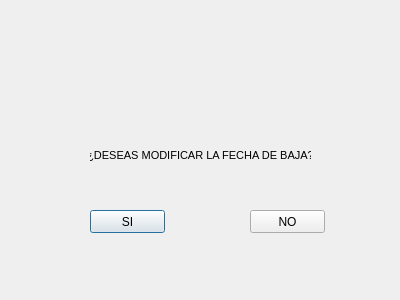
<?xml version="1.0" encoding="UTF-8"?>
<ui version="4.0">
 <class>dlgModificarBajaWindow</class>
 <widget class="QDialog" name="dlgModificarBajaWindow">
  <property name="geometry">
   <rect>
    <x>0</x>
    <y>0</y>
    <width>400</width>
    <height>300</height>
   </rect>
  </property>
  <property name="sizePolicy">
   <sizepolicy hsizetype="Fixed" vsizetype="Fixed">
    <horstretch>0</horstretch>
    <verstretch>0</verstretch>
   </sizepolicy>
  </property>
  <property name="minimumSize">
   <size>
    <width>400</width>
    <height>300</height>
   </size>
  </property>
  <property name="maximumSize">
   <size>
    <width>400</width>
    <height>300</height>
   </size>
  </property>
  <property name="windowTitle">
   <string>Dialog</string>
  </property>
  <widget class="QPushButton" name="btnModificarFechaSi">
   <property name="geometry">
    <rect>
     <x>90</x>
     <y>210</y>
     <width>75</width>
     <height>23</height>
    </rect>
   </property>
   <property name="sizePolicy">
    <sizepolicy hsizetype="Fixed" vsizetype="Fixed">
     <horstretch>0</horstretch>
     <verstretch>0</verstretch>
    </sizepolicy>
   </property>
   <property name="layoutDirection">
    <enum>Qt::LeftToRight</enum>
   </property>
   <property name="text">
    <string>SI</string>
   </property>
  </widget>
  <widget class="QLabel" name="label">
   <property name="geometry">
    <rect>
     <x>160</x>
     <y>40</y>
     <width>81</width>
     <height>81</height>
    </rect>
   </property>
   <property name="sizePolicy">
    <sizepolicy hsizetype="Fixed" vsizetype="Fixed">
     <horstretch>0</horstretch>
     <verstretch>0</verstretch>
    </sizepolicy>
   </property>
   <property name="layoutDirection">
    <enum>Qt::LeftToRight</enum>
   </property>
   <property name="text">
    <string/>
   </property>
   <property name="pixmap">
    <pixmap>../img/driver.ico</pixmap>
   </property>
   <property name="scaledContents">
    <bool>true</bool>
   </property>
  </widget>
  <widget class="QLabel" name="lblModificarFecha">
   <property name="geometry">
    <rect>
     <x>90</x>
     <y>140</y>
     <width>221</width>
     <height>31</height>
    </rect>
   </property>
   <property name="sizePolicy">
    <sizepolicy hsizetype="Fixed" vsizetype="Fixed">
     <horstretch>0</horstretch>
     <verstretch>0</verstretch>
    </sizepolicy>
   </property>
   <property name="font">
    <font>
     <pointsize>8</pointsize>
     <weight>50</weight>
     <bold>false</bold>
    </font>
   </property>
   <property name="layoutDirection">
    <enum>Qt::LeftToRight</enum>
   </property>
   <property name="text">
    <string>¿DESEAS MODIFICAR LA FECHA DE BAJA?</string>
   </property>
   <property name="alignment">
    <set>Qt::AlignCenter</set>
   </property>
  </widget>
  <widget class="QPushButton" name="btnModificarFechaNo">
   <property name="geometry">
    <rect>
     <x>250</x>
     <y>210</y>
     <width>75</width>
     <height>23</height>
    </rect>
   </property>
   <property name="sizePolicy">
    <sizepolicy hsizetype="Fixed" vsizetype="Fixed">
     <horstretch>0</horstretch>
     <verstretch>0</verstretch>
    </sizepolicy>
   </property>
   <property name="layoutDirection">
    <enum>Qt::LeftToRight</enum>
   </property>
   <property name="text">
    <string>NO</string>
   </property>
  </widget>
 </widget>
 <resources/>
 <connections/>
</ui>
